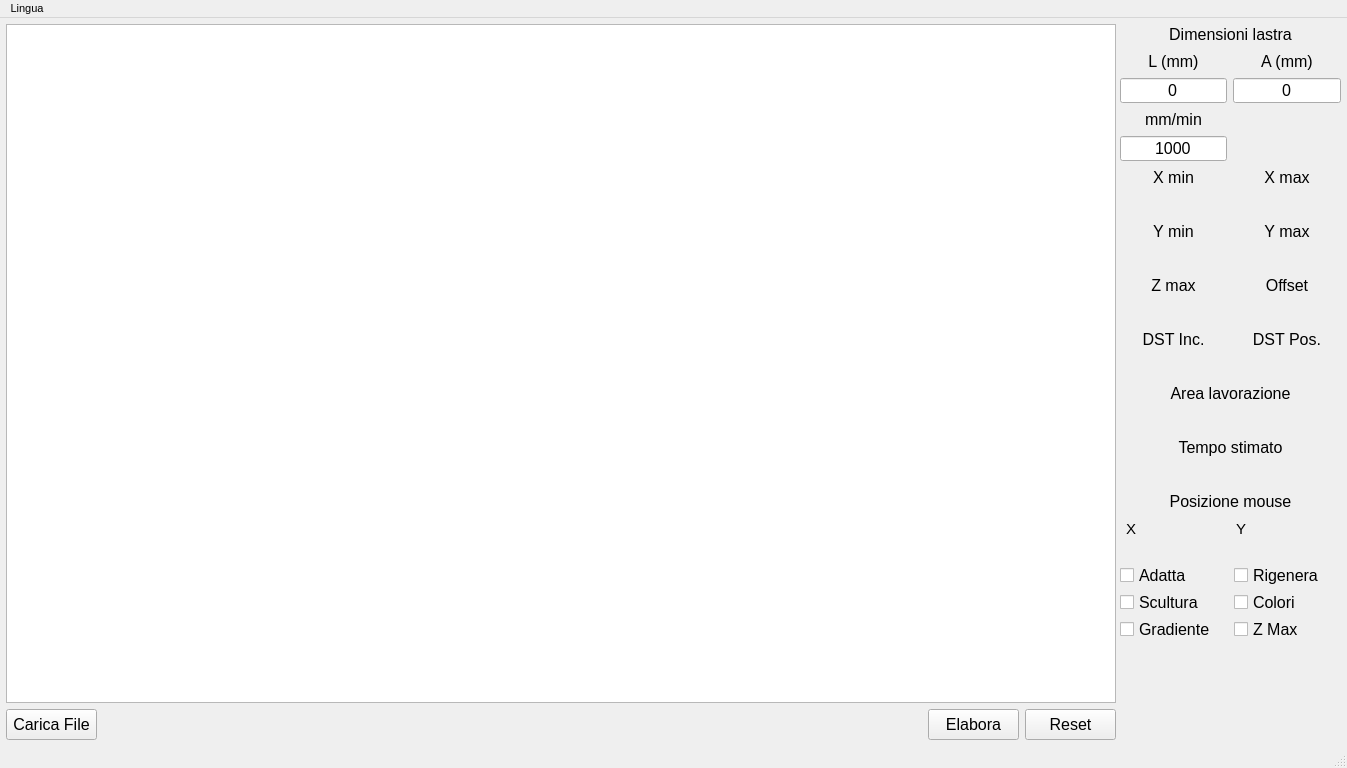
<?xml version="1.0" encoding="UTF-8"?>
<ui version="4.0">
 <class>IsoViewerClass</class>
 <widget class="QMainWindow" name="IsoViewerClass">
  <property name="geometry">
   <rect>
    <x>0</x>
    <y>0</y>
    <width>1347</width>
    <height>768</height>
   </rect>
  </property>
  <property name="font">
   <font>
    <pointsize>8</pointsize>
   </font>
  </property>
  <property name="windowTitle">
   <string>IsoViewer</string>
  </property>
  <property name="toolTip">
   <string notr="true"/>
  </property>
  <widget class="QWidget" name="centralWidget">
   <layout class="QGridLayout" name="gridLayout">
    <property name="leftMargin">
     <number>6</number>
    </property>
    <property name="topMargin">
     <number>6</number>
    </property>
    <property name="rightMargin">
     <number>6</number>
    </property>
    <property name="bottomMargin">
     <number>6</number>
    </property>
    <item row="0" column="0">
     <layout class="QHBoxLayout" name="main_container" stretch="0,0">
      <property name="spacing">
       <number>4</number>
      </property>
      <item>
       <widget class="QFrame" name="fr_left_col_container">
        <layout class="QVBoxLayout" name="verticalLayout" stretch="0,0">
         <property name="leftMargin">
          <number>0</number>
         </property>
         <property name="topMargin">
          <number>0</number>
         </property>
         <property name="rightMargin">
          <number>0</number>
         </property>
         <property name="bottomMargin">
          <number>0</number>
         </property>
         <item>
          <widget class="QFrame" name="fr_canvas_container">
           <property name="minimumSize">
            <size>
             <width>725</width>
             <height>0</height>
            </size>
           </property>
           <property name="cursor">
            <cursorShape>ArrowCursor</cursorShape>
           </property>
           <property name="frameShadow">
            <enum>QFrame::Raised</enum>
           </property>
           <layout class="QGridLayout" name="gridLayout_2">
            <property name="leftMargin">
             <number>0</number>
            </property>
            <property name="topMargin">
             <number>0</number>
            </property>
            <property name="rightMargin">
             <number>0</number>
            </property>
            <property name="bottomMargin">
             <number>0</number>
            </property>
            <item row="0" column="0">
             <widget class="QGraphicsView" name="canvas">
              <property name="mouseTracking">
               <bool>true</bool>
              </property>
              <property name="toolTip">
               <string notr="true"/>
              </property>
              <property name="verticalScrollBarPolicy">
               <enum>Qt::ScrollBarAlwaysOff</enum>
              </property>
              <property name="horizontalScrollBarPolicy">
               <enum>Qt::ScrollBarAlwaysOff</enum>
              </property>
             </widget>
            </item>
           </layout>
          </widget>
         </item>
         <item>
          <layout class="QHBoxLayout" name="buttons_bar" stretch="0,1,0,0">
           <item>
            <widget class="QPushButton" name="btn_browse_file">
             <property name="minimumSize">
              <size>
               <width>91</width>
               <height>31</height>
              </size>
             </property>
             <property name="maximumSize">
              <size>
               <width>91</width>
               <height>31</height>
              </size>
             </property>
             <property name="font">
              <font>
               <pointsize>12</pointsize>
              </font>
             </property>
             <property name="toolTip">
              <string notr="true"/>
             </property>
             <property name="text">
              <string>Carica File</string>
             </property>
            </widget>
           </item>
           <item>
            <widget class="QLabel" name="lbl_selected_file">
             <property name="font">
              <font>
               <pointsize>8</pointsize>
              </font>
             </property>
             <property name="toolTip">
              <string notr="true"/>
             </property>
             <property name="text">
              <string notr="true"/>
             </property>
             <property name="textFormat">
              <enum>Qt::PlainText</enum>
             </property>
            </widget>
           </item>
           <item>
            <widget class="QPushButton" name="btn_draw">
             <property name="minimumSize">
              <size>
               <width>91</width>
               <height>31</height>
              </size>
             </property>
             <property name="maximumSize">
              <size>
               <width>91</width>
               <height>31</height>
              </size>
             </property>
             <property name="font">
              <font>
               <pointsize>12</pointsize>
              </font>
             </property>
             <property name="toolTip">
              <string notr="true"/>
             </property>
             <property name="text">
              <string>Elabora</string>
             </property>
            </widget>
           </item>
           <item>
            <widget class="QPushButton" name="btn_reset">
             <property name="minimumSize">
              <size>
               <width>91</width>
               <height>31</height>
              </size>
             </property>
             <property name="maximumSize">
              <size>
               <width>91</width>
               <height>31</height>
              </size>
             </property>
             <property name="font">
              <font>
               <pointsize>12</pointsize>
              </font>
             </property>
             <property name="toolTip">
              <string notr="true"/>
             </property>
             <property name="text">
              <string>Reset</string>
             </property>
            </widget>
           </item>
          </layout>
         </item>
        </layout>
       </widget>
      </item>
      <item>
       <widget class="QFrame" name="fr_right_col_container">
        <property name="minimumSize">
         <size>
          <width>221</width>
          <height>0</height>
         </size>
        </property>
        <property name="maximumSize">
         <size>
          <width>221</width>
          <height>16777215</height>
         </size>
        </property>
        <layout class="QVBoxLayout" name="vertical_layout_5">
         <property name="leftMargin">
          <number>0</number>
         </property>
         <property name="topMargin">
          <number>0</number>
         </property>
         <property name="rightMargin">
          <number>0</number>
         </property>
         <property name="bottomMargin">
          <number>0</number>
         </property>
         <item>
          <widget class="QLabel" name="lbl_size">
           <property name="minimumSize">
            <size>
             <width>0</width>
             <height>21</height>
            </size>
           </property>
           <property name="maximumSize">
            <size>
             <width>16777215</width>
             <height>21</height>
            </size>
           </property>
           <property name="font">
            <font>
             <pointsize>12</pointsize>
            </font>
           </property>
           <property name="text">
            <string>Dimensioni lastra</string>
           </property>
           <property name="alignment">
            <set>Qt::AlignCenter</set>
           </property>
          </widget>
         </item>
         <item>
          <layout class="QGridLayout" name="measures_grid">
           <item row="1" column="1">
            <widget class="QLineEdit" name="in_height">
             <property name="minimumSize">
              <size>
               <width>0</width>
               <height>25</height>
              </size>
             </property>
             <property name="maximumSize">
              <size>
               <width>16777215</width>
               <height>25</height>
              </size>
             </property>
             <property name="font">
              <font>
               <pointsize>12</pointsize>
              </font>
             </property>
             <property name="toolTip">
              <string notr="true"/>
             </property>
             <property name="text">
              <string notr="true">0</string>
             </property>
             <property name="maxLength">
              <number>32767</number>
             </property>
             <property name="alignment">
              <set>Qt::AlignCenter</set>
             </property>
            </widget>
           </item>
           <item row="0" column="0">
            <widget class="QLabel" name="lbl_width">
             <property name="minimumSize">
              <size>
               <width>0</width>
               <height>21</height>
              </size>
             </property>
             <property name="maximumSize">
              <size>
               <width>16777215</width>
               <height>21</height>
              </size>
             </property>
             <property name="font">
              <font>
               <pointsize>12</pointsize>
              </font>
             </property>
             <property name="text">
              <string>L (mm)</string>
             </property>
             <property name="alignment">
              <set>Qt::AlignCenter</set>
             </property>
            </widget>
           </item>
           <item row="10" column="1">
            <widget class="QLabel" name="lbl_pos_dst">
             <property name="minimumSize">
              <size>
               <width>0</width>
               <height>21</height>
              </size>
             </property>
             <property name="maximumSize">
              <size>
               <width>16777215</width>
               <height>21</height>
              </size>
             </property>
             <property name="font">
              <font>
               <pointsize>12</pointsize>
              </font>
             </property>
             <property name="toolTip">
              <string>Distanza riposizionamenti in mm</string>
             </property>
             <property name="text">
              <string>DST Pos.</string>
             </property>
             <property name="alignment">
              <set>Qt::AlignCenter</set>
             </property>
            </widget>
           </item>
           <item row="5" column="0">
            <widget class="QLabel" name="lbl_x_min_value">
             <property name="minimumSize">
              <size>
               <width>0</width>
               <height>21</height>
              </size>
             </property>
             <property name="maximumSize">
              <size>
               <width>16777215</width>
               <height>21</height>
              </size>
             </property>
             <property name="font">
              <font>
               <pointsize>12</pointsize>
              </font>
             </property>
             <property name="text">
              <string notr="true"/>
             </property>
             <property name="alignment">
              <set>Qt::AlignCenter</set>
             </property>
            </widget>
           </item>
           <item row="6" column="1">
            <widget class="QLabel" name="lbl_y_max">
             <property name="minimumSize">
              <size>
               <width>0</width>
               <height>21</height>
              </size>
             </property>
             <property name="maximumSize">
              <size>
               <width>16777215</width>
               <height>21</height>
              </size>
             </property>
             <property name="font">
              <font>
               <pointsize>12</pointsize>
              </font>
             </property>
             <property name="toolTip">
              <string notr="true"/>
             </property>
             <property name="text">
              <string notr="true">Y max</string>
             </property>
             <property name="alignment">
              <set>Qt::AlignCenter</set>
             </property>
            </widget>
           </item>
           <item row="4" column="1">
            <widget class="QLabel" name="lbl_x_max">
             <property name="minimumSize">
              <size>
               <width>0</width>
               <height>21</height>
              </size>
             </property>
             <property name="maximumSize">
              <size>
               <width>16777215</width>
               <height>21</height>
              </size>
             </property>
             <property name="font">
              <font>
               <pointsize>12</pointsize>
              </font>
             </property>
             <property name="toolTip">
              <string notr="true"/>
             </property>
             <property name="text">
              <string notr="true">X max</string>
             </property>
             <property name="alignment">
              <set>Qt::AlignCenter</set>
             </property>
            </widget>
           </item>
           <item row="8" column="1">
            <widget class="QLabel" name="lbl_offset">
             <property name="minimumSize">
              <size>
               <width>0</width>
               <height>21</height>
              </size>
             </property>
             <property name="maximumSize">
              <size>
               <width>16777215</width>
               <height>21</height>
              </size>
             </property>
             <property name="font">
              <font>
               <pointsize>12</pointsize>
              </font>
             </property>
             <property name="text">
              <string notr="true">Offset</string>
             </property>
             <property name="alignment">
              <set>Qt::AlignCenter</set>
             </property>
            </widget>
           </item>
           <item row="10" column="0">
            <widget class="QLabel" name="lbl_eng_dst">
             <property name="minimumSize">
              <size>
               <width>0</width>
               <height>21</height>
              </size>
             </property>
             <property name="maximumSize">
              <size>
               <width>16777215</width>
               <height>21</height>
              </size>
             </property>
             <property name="font">
              <font>
               <pointsize>12</pointsize>
              </font>
             </property>
             <property name="toolTip">
              <string>Distanza incisione in mm</string>
             </property>
             <property name="text">
              <string>DST Inc.</string>
             </property>
             <property name="alignment">
              <set>Qt::AlignCenter</set>
             </property>
            </widget>
           </item>
           <item row="4" column="0">
            <widget class="QLabel" name="lbl_x_min">
             <property name="minimumSize">
              <size>
               <width>0</width>
               <height>21</height>
              </size>
             </property>
             <property name="maximumSize">
              <size>
               <width>16777215</width>
               <height>21</height>
              </size>
             </property>
             <property name="font">
              <font>
               <pointsize>12</pointsize>
              </font>
             </property>
             <property name="toolTip">
              <string notr="true"/>
             </property>
             <property name="text">
              <string notr="true">X min</string>
             </property>
             <property name="alignment">
              <set>Qt::AlignCenter</set>
             </property>
            </widget>
           </item>
           <item row="3" column="0">
            <widget class="QLineEdit" name="in_tool_speed">
             <property name="minimumSize">
              <size>
               <width>0</width>
               <height>25</height>
              </size>
             </property>
             <property name="maximumSize">
              <size>
               <width>16777215</width>
               <height>25</height>
              </size>
             </property>
             <property name="font">
              <font>
               <pointsize>12</pointsize>
              </font>
             </property>
             <property name="toolTip">
              <string notr="true"/>
             </property>
             <property name="text">
              <string notr="true">1000</string>
             </property>
             <property name="alignment">
              <set>Qt::AlignCenter</set>
             </property>
            </widget>
           </item>
           <item row="5" column="1">
            <widget class="QLabel" name="lbl_x_max_value">
             <property name="minimumSize">
              <size>
               <width>0</width>
               <height>21</height>
              </size>
             </property>
             <property name="maximumSize">
              <size>
               <width>16777215</width>
               <height>21</height>
              </size>
             </property>
             <property name="font">
              <font>
               <pointsize>12</pointsize>
              </font>
             </property>
             <property name="text">
              <string notr="true"/>
             </property>
             <property name="alignment">
              <set>Qt::AlignCenter</set>
             </property>
            </widget>
           </item>
           <item row="7" column="1">
            <widget class="QLabel" name="lbl_y_max_value">
             <property name="minimumSize">
              <size>
               <width>0</width>
               <height>21</height>
              </size>
             </property>
             <property name="maximumSize">
              <size>
               <width>16777215</width>
               <height>21</height>
              </size>
             </property>
             <property name="font">
              <font>
               <pointsize>12</pointsize>
              </font>
             </property>
             <property name="toolTip">
              <string notr="true"/>
             </property>
             <property name="text">
              <string notr="true"/>
             </property>
             <property name="alignment">
              <set>Qt::AlignCenter</set>
             </property>
            </widget>
           </item>
           <item row="8" column="0">
            <widget class="QLabel" name="lbl_z_max">
             <property name="minimumSize">
              <size>
               <width>0</width>
               <height>21</height>
              </size>
             </property>
             <property name="maximumSize">
              <size>
               <width>16777215</width>
               <height>21</height>
              </size>
             </property>
             <property name="font">
              <font>
               <pointsize>12</pointsize>
              </font>
             </property>
             <property name="toolTip">
              <string notr="true"/>
             </property>
             <property name="text">
              <string notr="true">Z max</string>
             </property>
             <property name="alignment">
              <set>Qt::AlignCenter</set>
             </property>
            </widget>
           </item>
           <item row="7" column="0">
            <widget class="QLabel" name="lbl_y_min_value">
             <property name="minimumSize">
              <size>
               <width>0</width>
               <height>21</height>
              </size>
             </property>
             <property name="maximumSize">
              <size>
               <width>16777215</width>
               <height>21</height>
              </size>
             </property>
             <property name="font">
              <font>
               <pointsize>12</pointsize>
              </font>
             </property>
             <property name="toolTip">
              <string notr="true"/>
             </property>
             <property name="text">
              <string notr="true"/>
             </property>
             <property name="alignment">
              <set>Qt::AlignCenter</set>
             </property>
            </widget>
           </item>
           <item row="0" column="1">
            <widget class="QLabel" name="lbl_height">
             <property name="minimumSize">
              <size>
               <width>0</width>
               <height>21</height>
              </size>
             </property>
             <property name="maximumSize">
              <size>
               <width>16777215</width>
               <height>21</height>
              </size>
             </property>
             <property name="font">
              <font>
               <pointsize>12</pointsize>
              </font>
             </property>
             <property name="text">
              <string>A (mm)</string>
             </property>
             <property name="alignment">
              <set>Qt::AlignCenter</set>
             </property>
            </widget>
           </item>
           <item row="2" column="0">
            <widget class="QLabel" name="lbl_tool_speed">
             <property name="minimumSize">
              <size>
               <width>0</width>
               <height>21</height>
              </size>
             </property>
             <property name="maximumSize">
              <size>
               <width>16777215</width>
               <height>21</height>
              </size>
             </property>
             <property name="font">
              <font>
               <pointsize>12</pointsize>
              </font>
             </property>
             <property name="toolTip">
              <string notr="true"/>
             </property>
             <property name="text">
              <string notr="true">mm/min</string>
             </property>
             <property name="alignment">
              <set>Qt::AlignCenter</set>
             </property>
            </widget>
           </item>
           <item row="1" column="0">
            <widget class="QLineEdit" name="in_width">
             <property name="minimumSize">
              <size>
               <width>0</width>
               <height>25</height>
              </size>
             </property>
             <property name="maximumSize">
              <size>
               <width>16777215</width>
               <height>25</height>
              </size>
             </property>
             <property name="font">
              <font>
               <pointsize>12</pointsize>
              </font>
             </property>
             <property name="toolTip">
              <string notr="true"/>
             </property>
             <property name="text">
              <string notr="true">0</string>
             </property>
             <property name="alignment">
              <set>Qt::AlignCenter</set>
             </property>
            </widget>
           </item>
           <item row="6" column="0">
            <widget class="QLabel" name="lbl_y_min">
             <property name="minimumSize">
              <size>
               <width>0</width>
               <height>21</height>
              </size>
             </property>
             <property name="maximumSize">
              <size>
               <width>16777215</width>
               <height>21</height>
              </size>
             </property>
             <property name="font">
              <font>
               <pointsize>12</pointsize>
              </font>
             </property>
             <property name="text">
              <string notr="true">Y min</string>
             </property>
             <property name="alignment">
              <set>Qt::AlignCenter</set>
             </property>
            </widget>
           </item>
           <item row="9" column="0">
            <widget class="QLabel" name="lbl_z_max_value">
             <property name="minimumSize">
              <size>
               <width>0</width>
               <height>21</height>
              </size>
             </property>
             <property name="maximumSize">
              <size>
               <width>16777215</width>
               <height>21</height>
              </size>
             </property>
             <property name="font">
              <font>
               <pointsize>12</pointsize>
              </font>
             </property>
             <property name="toolTip">
              <string notr="true"/>
             </property>
             <property name="text">
              <string notr="true"/>
             </property>
             <property name="alignment">
              <set>Qt::AlignCenter</set>
             </property>
            </widget>
           </item>
           <item row="9" column="1">
            <widget class="QLabel" name="lbl_offset_value">
             <property name="minimumSize">
              <size>
               <width>0</width>
               <height>21</height>
              </size>
             </property>
             <property name="maximumSize">
              <size>
               <width>16777215</width>
               <height>21</height>
              </size>
             </property>
             <property name="font">
              <font>
               <pointsize>12</pointsize>
              </font>
             </property>
             <property name="toolTip">
              <string notr="true"/>
             </property>
             <property name="text">
              <string notr="true"/>
             </property>
             <property name="alignment">
              <set>Qt::AlignCenter</set>
             </property>
            </widget>
           </item>
           <item row="11" column="1">
            <widget class="QLabel" name="lbl_pos_dst_value">
             <property name="minimumSize">
              <size>
               <width>0</width>
               <height>21</height>
              </size>
             </property>
             <property name="maximumSize">
              <size>
               <width>16777215</width>
               <height>21</height>
              </size>
             </property>
             <property name="font">
              <font>
               <pointsize>12</pointsize>
              </font>
             </property>
             <property name="toolTip">
              <string notr="true"/>
             </property>
             <property name="text">
              <string notr="true"/>
             </property>
             <property name="alignment">
              <set>Qt::AlignCenter</set>
             </property>
            </widget>
           </item>
           <item row="11" column="0">
            <widget class="QLabel" name="lbl_eng_dst_value">
             <property name="minimumSize">
              <size>
               <width>0</width>
               <height>21</height>
              </size>
             </property>
             <property name="maximumSize">
              <size>
               <width>16777215</width>
               <height>21</height>
              </size>
             </property>
             <property name="font">
              <font>
               <pointsize>12</pointsize>
              </font>
             </property>
             <property name="toolTip">
              <string notr="true"/>
             </property>
             <property name="text">
              <string notr="true"/>
             </property>
             <property name="alignment">
              <set>Qt::AlignCenter</set>
             </property>
            </widget>
           </item>
          </layout>
         </item>
         <item>
          <widget class="QLabel" name="lbl_rectangle">
           <property name="minimumSize">
            <size>
             <width>0</width>
             <height>21</height>
            </size>
           </property>
           <property name="maximumSize">
            <size>
             <width>16777215</width>
             <height>21</height>
            </size>
           </property>
           <property name="font">
            <font>
             <pointsize>12</pointsize>
            </font>
           </property>
           <property name="text">
            <string>Area lavorazione</string>
           </property>
           <property name="alignment">
            <set>Qt::AlignCenter</set>
           </property>
          </widget>
         </item>
         <item>
          <widget class="QLabel" name="lbl_rectangle_value">
           <property name="minimumSize">
            <size>
             <width>0</width>
             <height>21</height>
            </size>
           </property>
           <property name="maximumSize">
            <size>
             <width>16777215</width>
             <height>21</height>
            </size>
           </property>
           <property name="font">
            <font>
             <pointsize>12</pointsize>
            </font>
           </property>
           <property name="toolTip">
            <string notr="true"/>
           </property>
           <property name="text">
            <string notr="true"/>
           </property>
           <property name="alignment">
            <set>Qt::AlignCenter</set>
           </property>
          </widget>
         </item>
         <item>
          <widget class="QLabel" name="lbl_working_time">
           <property name="minimumSize">
            <size>
             <width>0</width>
             <height>21</height>
            </size>
           </property>
           <property name="maximumSize">
            <size>
             <width>16777215</width>
             <height>21</height>
            </size>
           </property>
           <property name="font">
            <font>
             <pointsize>12</pointsize>
            </font>
           </property>
           <property name="text">
            <string>Tempo stimato</string>
           </property>
           <property name="alignment">
            <set>Qt::AlignCenter</set>
           </property>
          </widget>
         </item>
         <item>
          <widget class="QLabel" name="lbl_working_time_value">
           <property name="minimumSize">
            <size>
             <width>0</width>
             <height>21</height>
            </size>
           </property>
           <property name="maximumSize">
            <size>
             <width>16777215</width>
             <height>21</height>
            </size>
           </property>
           <property name="font">
            <font>
             <pointsize>12</pointsize>
            </font>
           </property>
           <property name="toolTip">
            <string notr="true"/>
           </property>
           <property name="text">
            <string notr="true"/>
           </property>
           <property name="alignment">
            <set>Qt::AlignCenter</set>
           </property>
          </widget>
         </item>
         <item>
          <widget class="QLabel" name="lbl_mouse_pos">
           <property name="minimumSize">
            <size>
             <width>0</width>
             <height>21</height>
            </size>
           </property>
           <property name="maximumSize">
            <size>
             <width>16777215</width>
             <height>21</height>
            </size>
           </property>
           <property name="font">
            <font>
             <pointsize>12</pointsize>
            </font>
           </property>
           <property name="text">
            <string>Posizione mouse</string>
           </property>
           <property name="alignment">
            <set>Qt::AlignCenter</set>
           </property>
          </widget>
         </item>
         <item>
          <layout class="QHBoxLayout" name="mouse_position">
           <property name="spacing">
            <number>4</number>
           </property>
           <item>
            <widget class="QLabel" name="lbl_mmx">
             <property name="minimumSize">
              <size>
               <width>15</width>
               <height>0</height>
              </size>
             </property>
             <property name="maximumSize">
              <size>
               <width>15</width>
               <height>16777215</height>
              </size>
             </property>
             <property name="font">
              <font>
               <pointsize>11</pointsize>
              </font>
             </property>
             <property name="toolTip">
              <string notr="true"/>
             </property>
             <property name="text">
              <string notr="true">X</string>
             </property>
             <property name="alignment">
              <set>Qt::AlignRight|Qt::AlignTrailing|Qt::AlignVCenter</set>
             </property>
            </widget>
           </item>
           <item>
            <widget class="QLabel" name="lbl_mouse_pos_x">
             <property name="minimumSize">
              <size>
               <width>85</width>
               <height>21</height>
              </size>
             </property>
             <property name="maximumSize">
              <size>
               <width>85</width>
               <height>21</height>
              </size>
             </property>
             <property name="font">
              <font>
               <pointsize>12</pointsize>
              </font>
             </property>
             <property name="toolTip">
              <string notr="true"/>
             </property>
             <property name="text">
              <string notr="true"/>
             </property>
             <property name="alignment">
              <set>Qt::AlignCenter</set>
             </property>
            </widget>
           </item>
           <item>
            <widget class="QLabel" name="lbl_mmy">
             <property name="minimumSize">
              <size>
               <width>15</width>
               <height>0</height>
              </size>
             </property>
             <property name="maximumSize">
              <size>
               <width>15</width>
               <height>16777215</height>
              </size>
             </property>
             <property name="font">
              <font>
               <pointsize>11</pointsize>
              </font>
             </property>
             <property name="toolTip">
              <string notr="true"/>
             </property>
             <property name="text">
              <string notr="true">Y</string>
             </property>
             <property name="alignment">
              <set>Qt::AlignRight|Qt::AlignTrailing|Qt::AlignVCenter</set>
             </property>
            </widget>
           </item>
           <item>
            <widget class="QLabel" name="lbl_mouse_pos_y">
             <property name="minimumSize">
              <size>
               <width>85</width>
               <height>21</height>
              </size>
             </property>
             <property name="maximumSize">
              <size>
               <width>85</width>
               <height>21</height>
              </size>
             </property>
             <property name="font">
              <font>
               <pointsize>12</pointsize>
              </font>
             </property>
             <property name="toolTip">
              <string notr="true"/>
             </property>
             <property name="text">
              <string notr="true"/>
             </property>
             <property name="alignment">
              <set>Qt::AlignCenter</set>
             </property>
            </widget>
           </item>
          </layout>
         </item>
         <item>
          <layout class="QGridLayout" name="checkbox_grid">
           <property name="topMargin">
            <number>20</number>
           </property>
           <item row="0" column="1">
            <widget class="QCheckBox" name="chk_autoresize">
             <property name="minimumSize">
              <size>
               <width>0</width>
               <height>21</height>
              </size>
             </property>
             <property name="maximumSize">
              <size>
               <width>16777215</width>
               <height>21</height>
              </size>
             </property>
             <property name="font">
              <font>
               <pointsize>12</pointsize>
              </font>
             </property>
             <property name="toolTip">
              <string>Rigenera il disegno al ridimensionamento della finestra</string>
             </property>
             <property name="text">
              <string>Rigenera</string>
             </property>
            </widget>
           </item>
           <item row="1" column="1">
            <widget class="QCheckBox" name="chk_color">
             <property name="minimumSize">
              <size>
               <width>0</width>
               <height>21</height>
              </size>
             </property>
             <property name="maximumSize">
              <size>
               <width>16777215</width>
               <height>21</height>
              </size>
             </property>
             <property name="font">
              <font>
               <pointsize>12</pointsize>
              </font>
             </property>
             <property name="toolTip">
              <string>Traccia le linee a colori o scala di grigi</string>
             </property>
             <property name="text">
              <string>Colori</string>
             </property>
            </widget>
           </item>
           <item row="1" column="0">
            <widget class="QCheckBox" name="chk_sculpture">
             <property name="minimumSize">
              <size>
               <width>0</width>
               <height>21</height>
              </size>
             </property>
             <property name="maximumSize">
              <size>
               <width>16777215</width>
               <height>21</height>
              </size>
             </property>
             <property name="font">
              <font>
               <pointsize>12</pointsize>
              </font>
             </property>
             <property name="toolTip">
              <string>Selezionare se il file rappresenta una scultura</string>
             </property>
             <property name="text">
              <string>Scultura</string>
             </property>
            </widget>
           </item>
           <item row="0" column="0">
            <widget class="QCheckBox" name="chk_fit">
             <property name="minimumSize">
              <size>
               <width>0</width>
               <height>21</height>
              </size>
             </property>
             <property name="maximumSize">
              <size>
               <width>16777215</width>
               <height>21</height>
              </size>
             </property>
             <property name="font">
              <font>
               <pointsize>12</pointsize>
              </font>
             </property>
             <property name="toolTip">
              <string>Adatta la dimensione del disegno all'area disponibile</string>
             </property>
             <property name="text">
              <string>Adatta</string>
             </property>
            </widget>
           </item>
           <item row="2" column="0">
            <widget class="QCheckBox" name="chk_gradient">
             <property name="minimumSize">
              <size>
               <width>0</width>
               <height>21</height>
              </size>
             </property>
             <property name="maximumSize">
              <size>
               <width>16777215</width>
               <height>21</height>
              </size>
             </property>
             <property name="font">
              <font>
               <pointsize>12</pointsize>
              </font>
             </property>
             <property name="toolTip">
              <string>Indica se usare colori sfumati per indicare la profondità di incisione</string>
             </property>
             <property name="text">
              <string>Gradiente</string>
             </property>
            </widget>
           </item>
           <item row="2" column="1">
            <widget class="QCheckBox" name="chk_zmax">
             <property name="minimumSize">
              <size>
               <width>0</width>
               <height>21</height>
              </size>
             </property>
             <property name="maximumSize">
              <size>
               <width>16777215</width>
               <height>21</height>
              </size>
             </property>
             <property name="font">
              <font>
               <pointsize>12</pointsize>
              </font>
             </property>
             <property name="toolTip">
              <string>Evidenzia i punti di profondità massima</string>
             </property>
             <property name="text">
              <string>Z Max</string>
             </property>
            </widget>
           </item>
          </layout>
         </item>
         <item>
          <spacer name="verticalSpacer">
           <property name="orientation">
            <enum>Qt::Vertical</enum>
           </property>
           <property name="sizeHint" stdset="0">
            <size>
             <width>20</width>
             <height>40</height>
            </size>
           </property>
          </spacer>
         </item>
        </layout>
       </widget>
      </item>
     </layout>
    </item>
   </layout>
  </widget>
  <widget class="QStatusBar" name="statusbar"/>
  <widget class="QMenuBar" name="menuBar">
   <property name="geometry">
    <rect>
     <x>0</x>
     <y>0</y>
     <width>1347</width>
     <height>21</height>
    </rect>
   </property>
   <widget class="QMenu" name="menuLingua">
    <property name="title">
     <string>Lingua</string>
    </property>
   </widget>
   <addaction name="menuLingua"/>
  </widget>
 </widget>
 <layoutdefault spacing="6" margin="11"/>
 <tabstops>
  <tabstop>in_width</tabstop>
  <tabstop>in_height</tabstop>
  <tabstop>in_tool_speed</tabstop>
  <tabstop>chk_fit</tabstop>
  <tabstop>chk_autoresize</tabstop>
  <tabstop>chk_sculpture</tabstop>
  <tabstop>chk_color</tabstop>
  <tabstop>btn_browse_file</tabstop>
  <tabstop>btn_draw</tabstop>
  <tabstop>btn_reset</tabstop>
  <tabstop>canvas</tabstop>
 </tabstops>
 <resources>
  <include location="IsoViewer.qrc"/>
 </resources>
 <connections/>
</ui>
